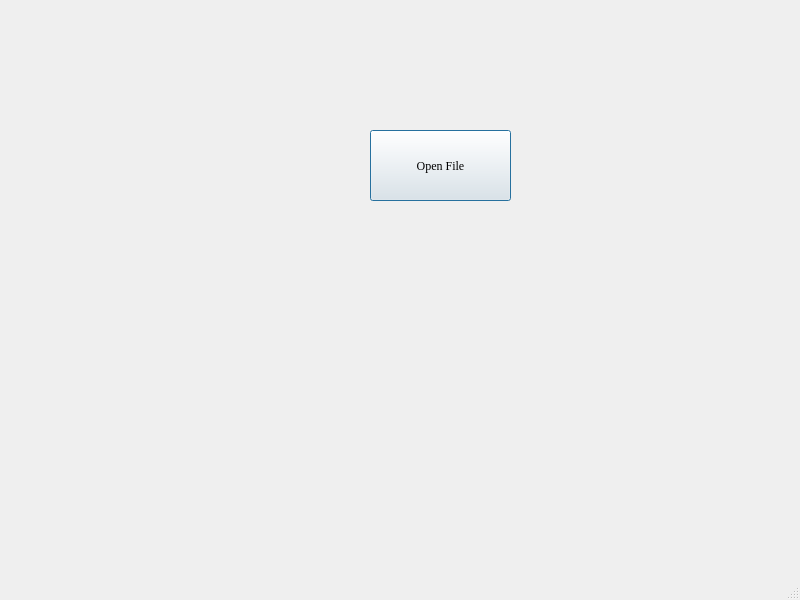
<?xml version="1.0" encoding="UTF-8"?>
<ui version="4.0">
 <class>MainWindow</class>
 <widget class="QMainWindow" name="MainWindow">
  <property name="geometry">
   <rect>
    <x>0</x>
    <y>0</y>
    <width>800</width>
    <height>600</height>
   </rect>
  </property>
  <property name="windowTitle">
   <string>MainWindow</string>
  </property>
  <widget class="QWidget" name="centralwidget">
   <widget class="QPushButton" name="pushButton">
    <property name="geometry">
     <rect>
      <x>370</x>
      <y>130</y>
      <width>141</width>
      <height>71</height>
     </rect>
    </property>
    <property name="font">
     <font>
      <family>Georgia</family>
     </font>
    </property>
    <property name="text">
     <string>Open File</string>
    </property>
    <property name="autoDefault">
     <bool>false</bool>
    </property>
    <property name="default">
     <bool>true</bool>
    </property>
    <property name="flat">
     <bool>false</bool>
    </property>
   </widget>
  </widget>
  <widget class="QMenuBar" name="menubar">
   <property name="geometry">
    <rect>
     <x>0</x>
     <y>0</y>
     <width>800</width>
     <height>21</height>
    </rect>
   </property>
  </widget>
  <widget class="QStatusBar" name="statusbar"/>
 </widget>
 <resources/>
 <connections/>
</ui>
